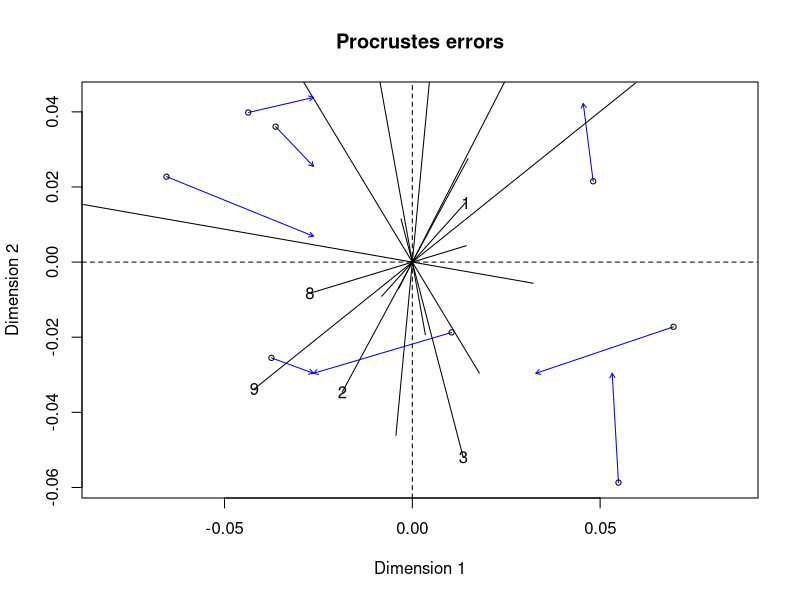
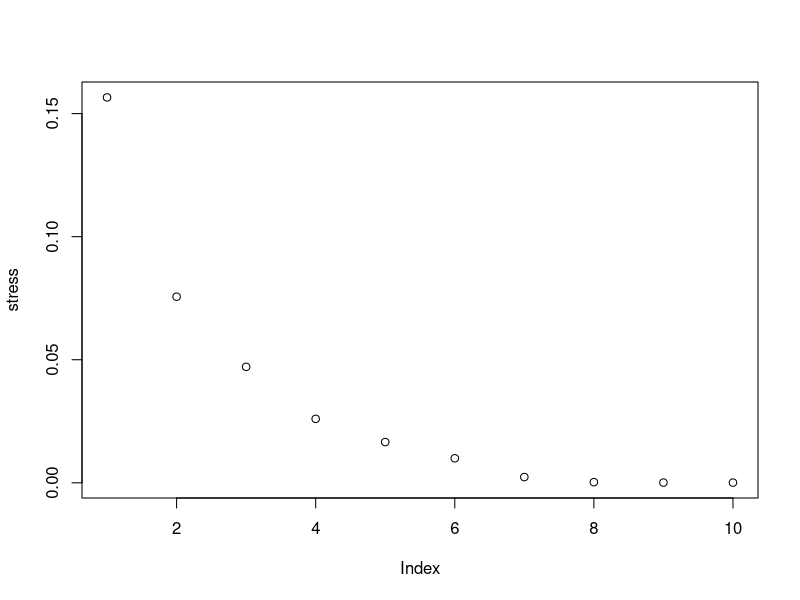
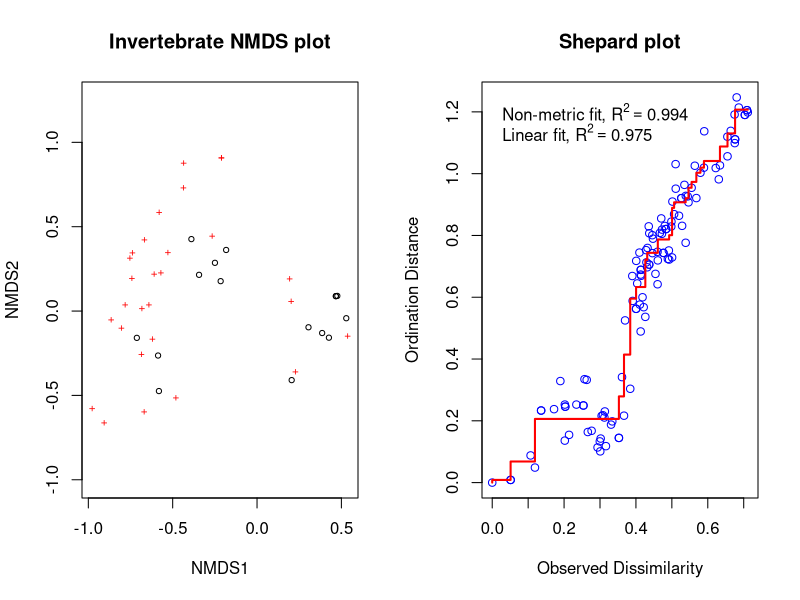

Reproduce these figures in R, in order. (Note: this script raises an error after producing the figures.)
library(tidyverse)
library(lubridate)
library(vegan)
library(viridis)



# Emerging inverts 5-June-18 to 23-July-18
emerg.raw <- read.csv("Data/Emerging/Procrustes/emerging_invert_junjuly.csv")

colnames(emerg.raw)

# Sum over the visits 

df2 <- emerg.raw %>% 
  mutate(Date = dmy(Date)) %>% 
  group_by(ID, Treatment) %>%
  summarise_at(vars(Araneae:Hesperiidae), sum, na.rm = TRUE)


# output to remove OW and select taxa
write.csv(df2, "Data/Emerging/Procrustes/emerging_sum_junjuly.csv")


# Rarefied data -----------------------------------------------------------

emerging <- read.csv("Data/Emerging/Procrustes/ermerging_procrustes.csv")

aquatic <- read.csv("Data/Emerging/Procrustes/aquatic_procrustes.csv")

# Aquatic invertebrate data prep ------------------------------------------

# Split into three matrices

colnames(aquatic)

# filter the habitat type
aquatic.inv <- aquatic %>% filter(Habitat == "Invaded")
aquatic.unin <- aquatic %>% filter(Habitat == "Uninvaded")
aquatic.trt <- aquatic %>% filter(Habitat == "Treated")

# Remove empty columns
aquatic.inv <- aquatic.inv[, colSums(aquatic.inv != 0) > 0]
aquatic.unin <- aquatic.unin[, colSums(aquatic.unin  != 0) > 0]
aquatic.trt <- aquatic.trt[, colSums(aquatic.trt != 0) > 0]

# Just taxa
aquatic.inv.taxa <- aquatic.inv %>% select(Chironomidae:Leptoceridae)
aquatic.unin.taxa <- aquatic.unin %>% select(Lampyridae:Leptoceridae)
aquatic.trt.taxa <- aquatic.trt %>% select(Chironomidae:Leptoceridae)


#make proportions
colnames(aquatic.inv)

aquatic.inv.prop <- aquatic.inv.taxa/rowSums(aquatic.inv.taxa)
aquatic.unin.prop <- aquatic.unin.taxa/rowSums(aquatic.unin.taxa)
aquatic.trt.prop <- aquatic.trt.taxa/rowSums(aquatic.trt.taxa)

# uh puts them in the wrong spot
myList <- list(aquatic.inv.prop = aquatic.inv.prop, 
               aquatic.unin.prop = aquatic.unin.prop,
               aquatic.trt.prop = aquatic.trt.prop)
for(i in names(myList)){
  write.csv(myList[[i]], paste0(i,".csv"))
}


# Emerging invertebrate data prep -----------------------------------------

colnames(emerging)

# filter the habitat type
emerg.inv <- emerging %>% filter(Habitat == "Invaded")
emerg.unin <- emerging %>% filter(Habitat == "Uninvaded")
emerg.trt <- emerging %>% filter(Habitat == "Treated")

# Remove empty columns
emerg.inv <- emerg.inv[, colSums(emerg.inv != 0) > 0]
emerg.unin <- emerg.unin[, colSums(emerg.unin  != 0) > 0]
emerg.trt <- emerg.trt[, colSums(emerg.trt != 0) > 0]

# Just taxa
emerg.inv.taxa <- emerg.inv %>% select(Lampyridae:Crambidae)
emerg.unin.taxa <- emerg.unin %>% select(Lampyridae:Crambidae)
emerg.trt.taxa <- emerg.trt %>% select(Phoridae:Leptoceridae)


#make proportions - with Hellinger this part isnt required
colnames(emerg.inv)

emerg.inv.prop <- emerg.inv.taxa/rowSums(emerg.inv.taxa)
emerg.unin.prop <- emerg.unin.taxa/rowSums(emerg.unin.taxa)
emerg.trt.prop <- emerg.trt.taxa/rowSums(emerg.trt.taxa)

# or just decostand(emerg.inv.taxa, "total")

# uh puts them in the wrong spot
myList2 <- list(emerg.inv.prop = emerg.inv.prop, 
               emerg.unin.prop = emerg.unin.prop,
               emerg.trt.prop = emerg.trt.prop)
for(i in names(myList2)){
  write.csv(myList2[[i]], paste0(i,".csv"))
}

# Transform the matrices

emerg.inv.h <- decostand(emerg.inv.taxa, "hellinger")
emerg.unin.h <- decostand(emerg.unin.taxa, "hellinger")
emerg.trt.h <- decostand(emerg.trt.taxa, "hellinger")

aq.inv.h <- decostand(aquatic.inv.prop, "hellinger")
aq.unin.h <- decostand(aquatic.unin.prop, "hellinger")
aq.trt.h <- decostand(aquatic.trt.prop, "hellinger")

# Procrustes --------------------------------------------------------------

## Invaded habitat
inv.pro <- protest(emerg.inv.h, aq.inv.h)
summary(inv.pro)

inv.pro$t0 # 0.8937901 Procrustes correlation from non-permuted solution
inv.pro$signif # 0.006 #Significant of permutations (999)

plot(inv.pro)

# just proportions
inv.pro1 <- protest(emerg.inv.prop, aquatic.inv.prop)
summary(inv.pro1)
inv.pro1$t0 # 0.7285
inv.pro1$signif #0.033


# Uninvaded habitat

unin.pro <- protest(emerg.unin.h, aq.unin.h)

summary(unin.pro)

unin.pro$t0 # 0.8648073
unin.pro$signif # 0.049

# just proportions
unin.pro1 <- protest(emerg.unin.prop, aquatic.unin.prop)
summary(unin.pro1)
unin.pro1$t0 # 0.5978492
unin.pro1$signif #0.235


# Treated habitat

trt.pro <- protest(emerg.trt.h, aq.trt.h)
summary(trt.pro)

trt.pro$t0 #0.4854401
trt.pro$signif # 0.647

trt.pro1 <- protest(emerg.trt.prop, aquatic.trt.prop)
summary(trt.pro1)
trt.pro1$t0 # 0.3179
trt.pro1$signif #0.605


# NMDS -----------------------------------------------


# Invaded NMDS ------------------------------------------------------------
invaded.both <- full_join(emerg.inv, aquatic.inv)

invaded.both[is.na(invaded.both)] <- 0

write.csv(invaded.both, "Data/Emerging/Procrustes/invaded_matrix.csv")

invaded.taxa <- invaded.both %>% select(Lampyridae:Crambidae)
invaded.ev <- invaded.both %>% select(ID:Type)

invaded.taxa <- decostand(invaded.taxa, "hellinger")



k_vec <- 1:10 #dimensions 1 - 10
stress <- numeric(length(k_vec)) # stress of each model put here
dune_dij <- metaMDSdist(invaded.taxa)
set.seed(25)
for(i in seq_along(k_vec)) {
  sol <- metaMDSiter(dune_dij, k = i, # you can tell I lifted this from a tutorial on the dune package
                     trace = FALSE)
  stress[i] <- sol$stress
}

plot(stress) # Big drop after 1, lets do 2

inv.nms <- metaMDS(invaded.taxa, distance = "bray", 
                    autotransform = FALSE,  # NMDS will do autotransformations for you
                    k = 2, trymax = 1000)   # k = number of axes
inv.nms

#Data:     invaded.taxa 
#Distance: bray 

#Dimensions: 2 
#Stress:     0.1379622 
#Stress type 1, weak ties
#Two convergent solutions found after 20 tries

layout(matrix(1:2, ncol = 2))
plot(inv.nms, main = "Invertebrate NMDS plot"); stressplot(inv.nms, main = "Shepard plot")
layout(1)

inv.nms$iters #48

1-inv.nms$stress^2 #0.981

# Scores for points
scores.inv <- as.data.frame(scores(inv.nms, display = "sites"))

invaded.ev$NMDS1 <- scores.inv$NMDS1
invaded.ev$NMDS2 <- scores.inv$NMDS2

write.csv(invaded.ev, "Data/Emerging/Procrustes/invaded_NMDS_scores.csv")

# Scores for segments

emerg.inv.sc <- invaded.ev %>% filter(Type == "Emerging")

aqua.inv.sc <- invaded.ev %>% filter(Type == "Aquatic")


emerg.inv.sc <- rename(emerg.inv.sc, 
                        NMDS1e = NMDS1,
                        NMDS2e = NMDS2)

aqua.inv.sc  <- rename(aqua.inv.sc, 
                        NMDS1a = NMDS1,
                        NMDS2a = NMDS2)


emerging.inv.sc <- emerg.inv.sc %>% select(ID, Habitat, NMDS1e, NMDS2e)
aquatic.inv.sc <- aqua.inv.sc %>% select(ID, Habitat, NMDS1a, NMDS2a)

pro.inv.scores <- full_join(aquatic.inv.sc, emerging.inv.sc)

write.csv(pro.inv.scores, "Data/Emerging/Procrustes/NMDS_inv_segment_score.csv")

## Correalted vectors

taxa.axis12.inv <- envfit(inv.nms, invaded.taxa,
                           choices = c(1,2))

taxa.axis12df.inv <- data.frame((taxa.axis12.inv$vectors)$arrows,
                                 (taxa.axis12.inv$vectors)$r,
                                 (taxa.axis12.inv$vectors)$pvals)

taxa.axis12df.inv <- tibble::rownames_to_column(taxa.axis12df.inv, "Taxa")


colnames(taxa.axis12df.inv)

corrspp.axis12.inv <- taxa.axis12df.inv %>% filter(X.taxa.axis12.inv.vectors..r > 0.2)
target12.taxa.inv <- corrspp.axis12.inv$Taxa # string of the Family names


axis12.vectors.inv <- invaded.taxa %>% select(all_of(target12.taxa.inv)) # make a matrix of just those

(nmds.inv.vectors.12 <- envfit(inv.nms$points, axis12.vectors.inv,
                                permutations = 999, choices = c(1,2)))                        


corr.inv.vectors.12 <- as.data.frame(nmds.inv.vectors.12$vectors$arrows*sqrt(nmds.inv.vectors.12$vectors$r)) #scaling vectors
corr.inv.vectors.12$Taxa <- rownames(corr.inv.vectors.12)

write.csv(corr.inv.vectors.12, "Data/Emerging/Procrustes/NMDS_correlated_vector12_invaded.csv")

# Uninvaded NMDS ----------------------------------------------------------

uninvaded.both <- full_join(emerg.unin, aquatic.unin)

uninvaded.both[is.na(uninvaded.both)] <- 0

write.csv(uninvaded.both, "Data/Emerging/Procrustes/uninvaded_matrix.csv")

uninvaded.taxa <- uninvaded.both %>% select(Lampyridae:Corduliidae)
uninvaded.ev <- uninvaded.both %>% select(ID:Type)

unin.taxa <- decostand(uninvaded.taxa, "hellinger")



k_vec <- 1:10 #dimensions 1 - 10
stress <- numeric(length(k_vec)) # stress of each model put here
dune_dij <- metaMDSdist(unin.taxa )
set.seed(25)
for(i in seq_along(k_vec)) {
  sol <- metaMDSiter(dune_dij, k = i, # you can tell I lifted this from a tutorial on the dune package
                     trace = FALSE)
  stress[i] <- sol$stress
}

plot(stress) # Big drop after 1, lets do 2

unin.nms <- metaMDS(unin.taxa , distance = "bray", 
                   autotransform = FALSE,  # NMDS will do autotransformations for you
                   k = 2, trymax = 1000)   # k = number of axes
unin.nms

#Data:     unin.taxa 
#Distance: bray 

#Dimensions: 2 
#Stress:     0.1609472 
#Stress type 1, weak ties
#Two convergent solutions found after 20 tries

layout(matrix(1:2, ncol = 2))
plot(unin.nms, main = "Invertebrate NMDS plot"); stressplot(unin.nms, main = "Shepard plot")
layout(1)

unin.nms$iters #88

1-unin.nms$stress^2 #0.974

# Scores for points
scores.unin <- as.data.frame(scores(unin.nms, display = "sites"))

uninvaded.ev$NMDS1 <- scores.unin$NMDS1
uninvaded.ev$NMDS2 <- scores.unin$NMDS2

write.csv(uninvaded.ev, "Data/Emerging/Procrustes/uninvaded_NMDS_scores.csv")

# Scores for segments

emerg.unin.sc <- uninvaded.ev %>% filter(Type == "Emerging")

aqua.unin.sc <- uninvaded.ev %>% filter(Type == "Aquatic")


emerg.unin.sc <- rename(emerg.unin.sc, 
                       NMDS1e = NMDS1,
                       NMDS2e = NMDS2)

aqua.unin.sc  <- rename(aqua.unin.sc, 
                       NMDS1a = NMDS1,
                       NMDS2a = NMDS2)


emerging.unin.sc <- emerg.unin.sc %>% select(ID, Habitat, NMDS1e, NMDS2e)
aquatic.unin.sc <- aqua.unin.sc %>% select(ID, Habitat, NMDS1a, NMDS2a)

pro.unin.scores <- full_join(aquatic.unin.sc, emerging.unin.sc)

write.csv(pro.unin.scores, "Data/Emerging/Procrustes/NMDS_unin_segment_score.csv")

## Correalted vectors

taxa.axis12.unin <- envfit(unin.nms, unin.taxa,
                          choices = c(1,2))

taxa.axis12df.unin <- data.frame((taxa.axis12.unin$vectors)$arrows,
                                (taxa.axis12.unin$vectors)$r,
                                (taxa.axis12.unin$vectors)$pvals)

taxa.axis12df.unin <- tibble::rownames_to_column(taxa.axis12df.unin, "Taxa")


colnames(taxa.axis12df.unin)

corrspp.axis12.unin <- taxa.axis12df.unin %>% filter(X.taxa.axis12.unin.vectors..r > 0.2)
target12.taxa.unin <- corrspp.axis12.unin$Taxa # string of the Family names


axis12.vectors.unin <- unin.taxa %>% select(all_of(target12.taxa.unin)) # make a matrix of just those

(nmds.unin.vectors.12 <- envfit(unin.nms$points, axis12.vectors.unin,
                               permutations = 999, choices = c(1,2)))                        


corr.unin.vectors.12 <- as.data.frame(nmds.unin.vectors.12$vectors$arrows*sqrt(nmds.unin.vectors.12$vectors$r)) #scaling vectors
corr.unin.vectors.12$Taxa <- rownames(corr.unin.vectors.12)

write.csv(corr.unin.vectors.12, "Data/Emerging/Procrustes/NMDS_correlated_vector12_uninvaded.csv")


# Treated NMDS -------------------------------------------------------------

treated.both <- full_join(emerg.trt, aquatic.trt)

treated.both[is.na(treated.both)] <- 0

write.csv(treated.both, "Data/Emerging/Procrustes/treated_matrix.csv")

treated.taxa <- treated.both %>% select(Phoridae:Corduliidae)
treated.ev <- treated.both %>% select(ID:Type)

trt.taxa <- decostand(treated.taxa, "hellinger")



k_vec <- 1:10 #dimensions 1 - 10
stress <- numeric(length(k_vec)) # stress of each model put here
dune_dij <- metaMDSdist(trt.taxa)
set.seed(25)
for(i in seq_along(k_vec)) {
  sol <- metaMDSiter(dune_dij, k = i, # you can tell I lifted this from a tutorial on the dune package
                     trace = FALSE)
  stress[i] <- sol$stress
}

plot(stress) # Big drop after 1, lets do 2

trt.nms <- metaMDS(trt.taxa, distance = "bray", 
                     autotransform = FALSE,  # NMDS will do autotransformations for you
                     k = 2, trymax = 1000)   # k = number of axes
trt.nms

#Data:     trt.taxa 
#Distance: bray 

#Dimensions: 2 
#Stress:     0.07999074 
#Stress type 1, weak ties
#Two convergent solutions found after 20 tries

layout(matrix(1:2, ncol = 2))
plot(trt.nms, main = "Invertebrate NMDS plot"); stressplot(trt.nms, main = "Shepard plot")
layout(1)

trt.nms$iters #49

1-trt.nms$stress^2 #0.993

# Scores for points
scores.trt <- as.data.frame(scores(trt.nms, display = "sites"))

treated.ev$NMDS1 <- scores.trt$NMDS1
treated.ev$NMDS2 <- scores.trt$NMDS2

write.csv(treated.ev, "Data/Emerging/Procrustes/treated_NMDS_scores.csv")

# Scores for segments

emerg.trt.sc <- treated.ev %>% filter(Type == "Emerging")

aqua.trt.sc <- treated.ev %>% filter(Type == "Aquatic")


emerg.trt.sc <- rename(emerg.trt.sc, 
                          NMDS1e = NMDS1,
                          NMDS2e = NMDS2)

aqua.trt.sc  <- rename(aqua.trt.sc, 
                          NMDS1a = NMDS1,
                          NMDS2a = NMDS2)


emerging.trt.sc <- emerg.trt.sc %>% select(ID, Habitat, NMDS1e, NMDS2e)
aquatic.trt.sc <- aqua.trt.sc %>% select(ID, Habitat, NMDS1a, NMDS2a)

pro.trt.scores <- full_join(aquatic.trt.sc, emerging.trt.sc)

write.csv(pro.trt.scores, "Data/Emerging/Procrustes/NMDS_trt_segment_score.csv")

## Correalted vectors

taxa.axis12.trt <- envfit(trt.nms, trt.taxa,
                      choices = c(1,2))

taxa.axis12df.trt <- data.frame((taxa.axis12.trt$vectors)$arrows,
                            (taxa.axis12.trt$vectors)$r,
                            (taxa.axis12.trt$vectors)$pvals)

taxa.axis12df.trt <- tibble::rownames_to_column(taxa.axis12df.trt, "Taxa")


colnames(taxa.axis12df.trt)

corrspp.axis12.trt <- taxa.axis12df.trt %>% filter(X.taxa.axis12.trt.vectors..r > 0.2)
target12.taxa.trt <- corrspp.axis12.trt$Taxa # string of the Family names


axis12.vectors.trt <- trt.taxa%>% select(all_of(target12.taxa.trt )) # make a matrix of just those

(nmds.trt.vectors.12 <- envfit(trt.nms$points, axis12.vectors.trt,
                              permutations = 999, choices = c(1,2)))                        


corr.trt.vectors.12 <- as.data.frame(nmds.trt.vectors.12$vectors$arrows*sqrt(nmds.trt.vectors.12$vectors$r)) #scaling vectors
corr.trt.vectors.12$Taxa <- rownames(corr.trt.vectors.12)

write.csv(corr.trt.vectors.12, "Data/Emerging/Procrustes/NMDS_correlated_vector12_treated.csv")


# NMDS all data together --------------------------------------------------


# put the data together

invert.taxa <- full_join(emerging, aquatic)

invert.taxa[is.na(invert.taxa)] <- 0

write.csv(invert.taxa, "Data/Emerging/Procrustes/invertebrates_combined.csv")

colnames(invert.taxa)

taxa.in <- invert.taxa %>% select(Lampyridae:Limnephilidae)
env.in <- invert.taxa  %>% select(ID:Type)

## NMDS 

invert.h <- decostand(taxa.in, "hellinger")


k_vec <- 1:10 #dimensions 1 - 10
stress <- numeric(length(k_vec)) # stress of each model put here
dune_dij <- metaMDSdist(invert.h)
set.seed(25)
for(i in seq_along(k_vec)) {
  sol <- metaMDSiter(dune_dij, k = i, # you can tell I lifted this from a tutorial on the dune package
                     trace = FALSE)
  stress[i] <- sol$stress
}

plot(stress) # Big drop after 1, lets do 2

emerg.nms <- metaMDS(invert.h, distance = "bray", 
                    autotransform = FALSE,  # NMDS will do autotransformations for you
                    k = 2, trymax = 1000)   # k = number of axes
emerg.nms

#Data:     invert.h 
#Distance: bray 

#Dimensions: 2 
#Stress:     0.1439528 
#Stress type 1, weak ties
#Two convergent solutions found after 50 tries

layout(matrix(1:2, ncol = 2))
plot(emerg.nms, main = "Invertebrate NMDS plot"); stressplot(emerg.nms, main = "Shepard plot")
layout(1)

# Scores for points
scores <- as.data.frame(scores(emerg.nms, display = "sites"))

env.in$NMDS1 <- scores$NMDS1
env.in$NMDS2 <- scores$NMDS2

write.csv(env.in, "Data/Emerging/Procrustes/both_NMDS.csv")


# Scores for segments

emerg.invert.sc <- env.in %>% filter(Type == "Emerging")

aqua.invert.sc <- env.in %>% filter(Type == "Aquatic")

emerg.invert.sc <- rename(emerg.invert.sc, 
       NMDS1e = NMDS1,
       NMDS2e = NMDS2)

aqua.invert.sc  <- rename(aqua.invert.sc , 
                          NMDS1a = NMDS1,
                          NMDS2a = NMDS2)



emerging.sc <- emerg.invert.sc %>% select(ID, Habitat, NMDS1e, NMDS2e)
aquatic.sc <- aqua.invert.sc %>% select(ID, Habitat, NMDS1a, NMDS2a)

pro.scores <- full_join(aquatic.sc, emerging.sc)

write.csv(pro.scores, "Data/Emerging/Procrustes/NMDS_scores_segment.csv")


## Correlated vectors

taxa.axis12 <- envfit(emerg.nms, taxa.in,
                           choices = c(1,2))

taxa.axis12df <- data.frame((taxa.axis12$vectors)$arrows,
                                 (taxa.axis12$vectors)$r,
                                 (taxa.axis12$vectors)$pvals)

taxa.axis12df <- tibble::rownames_to_column(taxa.axis12df, "Taxa")


colnames(taxa.axis12df)

corrspp.axis12 <- taxa.axis12df %>% filter(X.taxa.axis12.vectors..r > 0.25)
target12.taxa <- corrspp.axis12$Taxa # string of the Family names


axis12.vectors.c3 <- taxa.in %>% select(all_of(target12.taxa)) # make a matrix of just those

(nmds.c3.vectors.12 <- envfit(emerg.nms$points, axis12.vectors.c3,
                              permutations = 999, choices = c(1,2)))                        


corr.c3.vectors.12 <- as.data.frame(nmds.c3.vectors.12$vectors$arrows*sqrt(nmds.c3.vectors.12$vectors$r)) #scaling vectors
corr.c3.vectors.12$Taxa <- rownames(corr.c3.vectors.12)

write.csv(corr.c3.vectors.12, "Data/Emerging/Procrustes/NMDS_correlated_vector12.csv")

# Figures -----------------------------------------------------------------


# Invaded NMDS figure -----------------------------------------------------

inv.scores <- read.csv("Data/Emerging/Procrustes/invaded_NMDS_scores.csv")
inv.segment <- read.csv("Data/Emerging/Procrustes/NMDS_inv_segment_score.csv")
inv.vector <- read.csv("Data/Emerging/Procrustes/NMDS_correlated_vector12_invaded.csv")


inv.nms <- ggplot(data = inv.scores,
                   aes(x = NMDS1, y = NMDS2)) +
  geom_point(data = inv.scores, 
             aes(x = NMDS1, 
                 y = NMDS2,
                 shape = Type,
                 stroke = 1.5),
             size = 7,
             fill = "#440C53",
             alpha = 0.7) +
  geom_segment(data = inv.segment, 
               aes(x = NMDS1a, xend = NMDS1e, y = NMDS2a, yend = NMDS2e), 
               arrow = arrow(length = unit(0.5, "cm")),
               size = 1, linetype = 2,
               colour = "#440C53") + 
  geom_segment(data = inv.vector, 
               aes(x = 0, xend = MDS1, y = 0, yend = MDS2), 
               arrow = arrow(length = unit(0.5, "cm")), colour = "black",
               size = 1) +
  geom_label_repel(data = inv.vector, 
                   aes(x = MDS1, y = MDS2, label = Taxa),
                   color = "black",
                   size = 5,
                   force = 2) +
  theme_minimal() + # no background
  theme(panel.border = element_rect(fill = NA)) + 
  xlab("NMDS 1") +
  ylab("NMDS 2") +
  scale_shape_manual(name = " ",
                     labels = c("Aquatic",
                                "Emerging"),
                     values = c(21, 24, 22)) +
  ggtitle("Invaded sites") +
  ylim(-1, 1) +
  xlim(-1, 1) +
  theme(legend.position = "bottom")

inv.nms 


# Uninvaded NMDS figure ---------------------------------------------------

unin.scores <- read.csv("Data/Emerging/Procrustes/uninvaded_NMDS_scores.csv")
unin.segment <- read.csv("Data/Emerging/Procrustes/NMDS_unin_segment_score.csv")
unin.vector <- read.csv("Data/Emerging/Procrustes/NMDS_correlated_vector12_uninvaded.csv")

unin.nms <- ggplot(data = unin.scores,
                  aes(x = NMDS1, y = NMDS2)) +
  geom_point(data = unin.scores, 
             aes(x = NMDS1, 
                 y = NMDS2,
                 shape = Type,
                 stroke = 1.5),
             size = 7,
             fill = "#FDE825",
             alpha = 0.7) +
  geom_segment(data = unin.segment, 
               aes(x = NMDS1a, xend = NMDS1e, y = NMDS2a, yend = NMDS2e), 
               arrow = arrow(length = unit(0.5, "cm")),
               size = 1, linetype = 2,
               colour = "#FDE825") + 
  geom_segment(data = unin.vector, 
               aes(x = 0, xend = MDS1, y = 0, yend = MDS2), 
               arrow = arrow(length = unit(0.5, "cm")), colour = "black",
               size = 1) +
  geom_label_repel(data = unin.vector, 
                   aes(x = MDS1, y = MDS2, label = Taxa),
                   color = "black",
                   size = 5, force = 2) +
  theme_minimal() + # no background
  theme(panel.border = element_rect(fill = NA)) + 
  xlab("NMDS 1") +
  ylab("NMDS 2") +
  scale_shape_manual(name = " ",
                     labels = c("Aquatic",
                                "Emerging"),
                     values = c(21, 24, 22)) +
  ggtitle("Uninvaded sites") +
  ylim(-1, 1) +
  xlim(-1, 1) +
  theme(legend.position = "bottom")

unin.nms 



# Treated NMDS figure -----------------------------------------------------

trt.scores <- read.csv("Data/Emerging/Procrustes/treated_NMDS_scores.csv")
trt.segment <- read.csv("Data/Emerging/Procrustes/NMDS_trt_segment_score.csv")
trt.vector <- read.csv("Data/Emerging/Procrustes/NMDS_correlated_vector12_treated.csv")


trt.nms <- ggplot(data = trt.scores,
                     aes(x = NMDS1, y = NMDS2)) +
  geom_point(data = trt.scores, 
             aes(x = NMDS1, 
                 y = NMDS2,
                 shape = Type,
                 stroke = 1.5),
             size = 7,
             fill = "#24908C",
             alpha = 0.7) +
  geom_segment(data = trt.segment, 
               aes(x = NMDS1a, xend = NMDS1e, y = NMDS2a, yend = NMDS2e), 
               arrow = arrow(length = unit(0.5, "cm")),
               size = 1, linetype = 2,
               colour = "#24908C") + 
  geom_segment(data = trt.vector, 
               aes(x = 0, xend = MDS1, y = 0, yend = MDS2), 
               arrow = arrow(length = unit(0.5, "cm")), colour = "black",
               size = 1) +
  geom_label_repel(data = trt.vector, 
                   aes(x = MDS1, y = MDS2, label = Taxa),
                   color = "black",
                   size = 5,
                   force = 2) +
  theme_minimal() + # no background
  theme(panel.border = element_rect(fill = NA)) + 
  xlab("NMDS 1") +
  ylab("NMDS 2") +
  scale_shape_manual(name = " ",
                     labels = c("Aquatic",
                                "Emerging"),
                     values = c(21, 24, 22)) +
  ggtitle("Herbicide-treated sites") +
  ylim(-1, 1) +
  xlim(-1, 1) +
  theme(legend.position = "bottom")

trt.nms 


# Patchwork panel ---------------------------------------------------------

library(patchwork)

unin.nms + inv.nms + trt.nms

nmds.panle <- ggarrange(unin.nms, inv.nms, trt.nms,
          ncol = 3,
          labels = "AUTO")

ggsave("Figures/NMDS_emerg_aquatic_panel.jpeg")


# All NMDS together -------------------------------------------------------

colours = c("Invaded" = "#440C53",
            "Treated" = "#24908C",
            "Uninvaded" = "#FDE825")


invert.sc <- read.csv("Data/Emerging/Procrustes/both_NMDS.csv")
invert.seg <- read.csv("Data/Emerging/Procrustes/NMDS_scores_segment.csv")
vectors <- read.csv("Data/Emerging/Procrustes/NMDS_correlated_vector12.csv")

colnames(invert.seg)

pro.figure <- ggplot(data = invert.sc,
                     aes(x = NMDS1, y = NMDS2)) +
  geom_point(data = invert.sc, 
             aes(x = NMDS1, 
                 y = NMDS2, 
                 fill = Habitat, 
                 shape = Type,
                 stroke = 1.5),
             size = 5) +
  geom_segment(data = invert.seg, 
               aes(x = NMDS1a, xend = NMDS1e, y = NMDS2a, yend = NMDS2e,
                   colour = Habitat), 
               arrow = arrow(length = unit(0.5, "cm")),
               size = 1, linetype = 2) + 
  geom_segment(data = vectors, 
               aes(x = 0, xend = MDS1, y = 0, yend = MDS2), 
               arrow = arrow(length = unit(0.5, "cm")), colour = "black",
               size = 0.5) +
  geom_label_repel(data = vectors, 
                   aes(x = MDS1, y = MDS2, label = Taxa),
                   color = "black",
                   size = 5) +
  theme_minimal() + # no background
  theme(panel.border = element_rect(fill = NA)) + 
  xlab("NMDS 1") +
  ylab("NMDS 2") +
  scale_fill_manual(values = colours) +
  scale_colour_manual(values = colours) +
  scale_shape_manual(values = c(21, 24, 22)) +
  guides(fill = guide_legend(override.aes = list(colour = colours)))

pro.figure

ggsave("Figures/procruestes_NMDS.jpeg")
